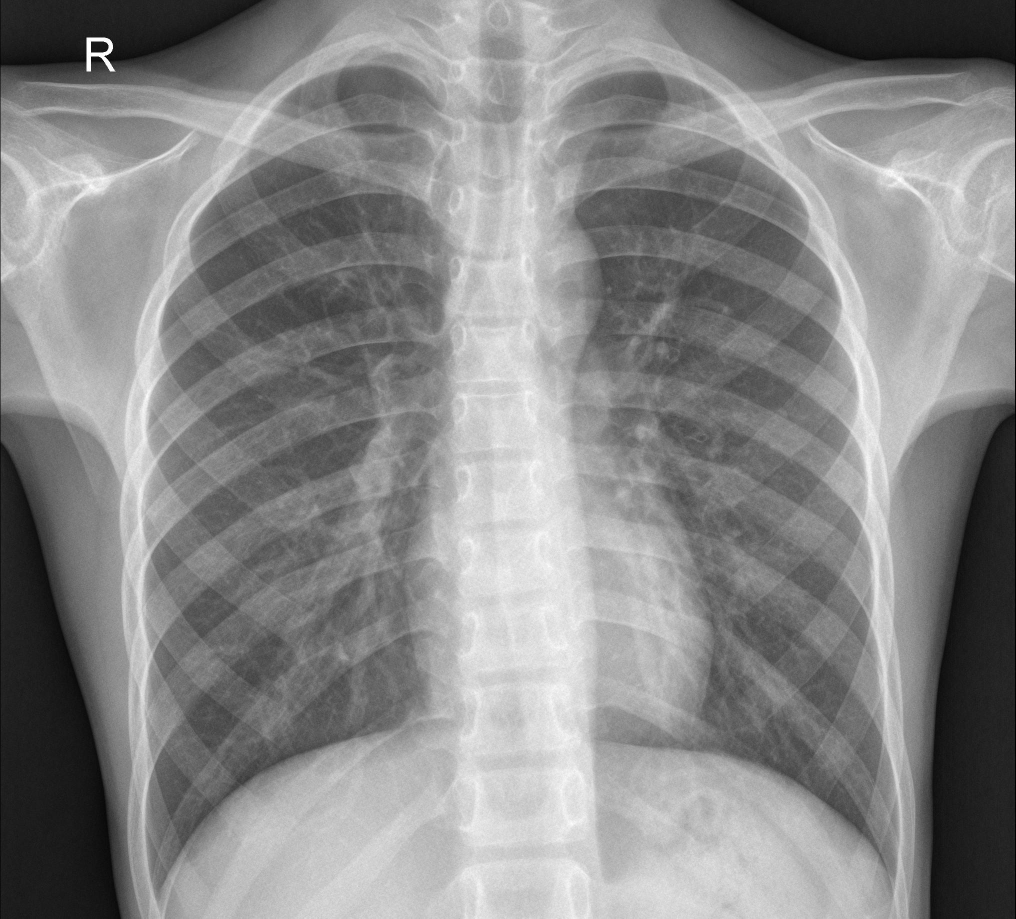
#> input picture pneumonia/dataset/chest_xray/test/NORMAL/IM-0005-0001.jpeg, 2031 x 1837 px, found by its file name (shown at 1/2 size); its folder holds only this picture in this run
$ jupyter execute --allow-errors model.ipynb
#> lines starting #> are read from the running program, lines starting #| are printed output that depends on the picture
[cell 1]
import opendatasets as od
od.download('https://www.kaggle.com/datasets/paultimothymooney/chest-xray-pneumonia')
#> (this line was passed over: opendatasets is not available in this run)

[cell 2]
import os
import cv2
import numpy as np
import matplotlib.pyplot as plt
import random
from tqdm import tqdm
from collections import Counter
import seaborn as sns
from sklearn.model_selection import train_test_split

[cell 3]
ROOT_DIR='medical/med_data/chest-xray-pneumonia/chest_xray/chest_xray'

SPLITS=['train','val','test']

LABEL_MAP = {"NORMAL": 0, "PNEUMONIA": 1}

def load_split(split_name, target_size=(224, 224), normalize=True):
    """
    Read every image inside ROOT_DIR / split_name / class_label,
    convert it to grayscale, resize, normalize (optional),
    expand the channel dimension, and return the images with labels.
    """
    images = []
    labels = []
    bad_files = []

    # Build the split path
    split_path = os.path.join(ROOT_DIR, split_name)

    for class_name, class_index in LABEL_MAP.items():
        class_path = os.path.join(split_path, class_name)
        if not os.path.exists(class_path):
            continue

        # Iterate through files in the class folder
        for filename in os.listdir(class_path):
            image_path = os.path.join(class_path, filename)

            # Get file extension safely
            _, ext = os.path.splitext(filename)
            if ext.lower() not in {".jpg", ".jpeg", ".png"}:
                continue

            # Read the image directly in grayscale
            img = cv2.imread(image_path, cv2.IMREAD_GRAYSCALE)
            if img is None:
                bad_files.append(image_path)
                continue

            # Resize to a fixed target size
            if target_size is not None:
                img = cv2.resize(img, target_size)

            # Normalize pixel values (0–1 range)
            if normalize:
                img = img.astype("float32") / 255.0

            # Expand channel axis to (H, W, 1)
            img = np.expand_dims(img, axis=-1)

            images.append(img)
            labels.append(class_index)

    if bad_files:
        print(f"[WARNING] Skipped {len(bad_files)} corrupted files in '{split_name}'")

    return images, labels

[cell 4]
# Load every split using the reusable function
x_train, y_train = load_split("train")
#> in load_split, img is the input picture: shape (1837, 2031); min 0, max 255, mean 136.2
#> in load_split, `img = cv2.resize(img, target_size)`:
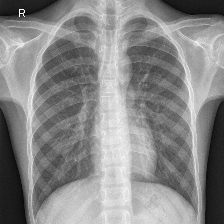
#> img: shape (224, 224); min 8, max 255, mean 136.2
#> pass 2 of the loop in load_split, `for class_name, class_index in LABEL_MAP.items():`:
#> x_train = 1 item; y_train = [0]
x_val, y_val     = load_split("val")
#> pass 2 of the loop in load_split, `for class_name, class_index in LABEL_MAP.items():`:
#> x_val = 1 item; y_val = [0]
x_test, y_test   = load_split("test")
#> pass 2 of the loop in load_split, `for class_name, class_index in LABEL_MAP.items():`:
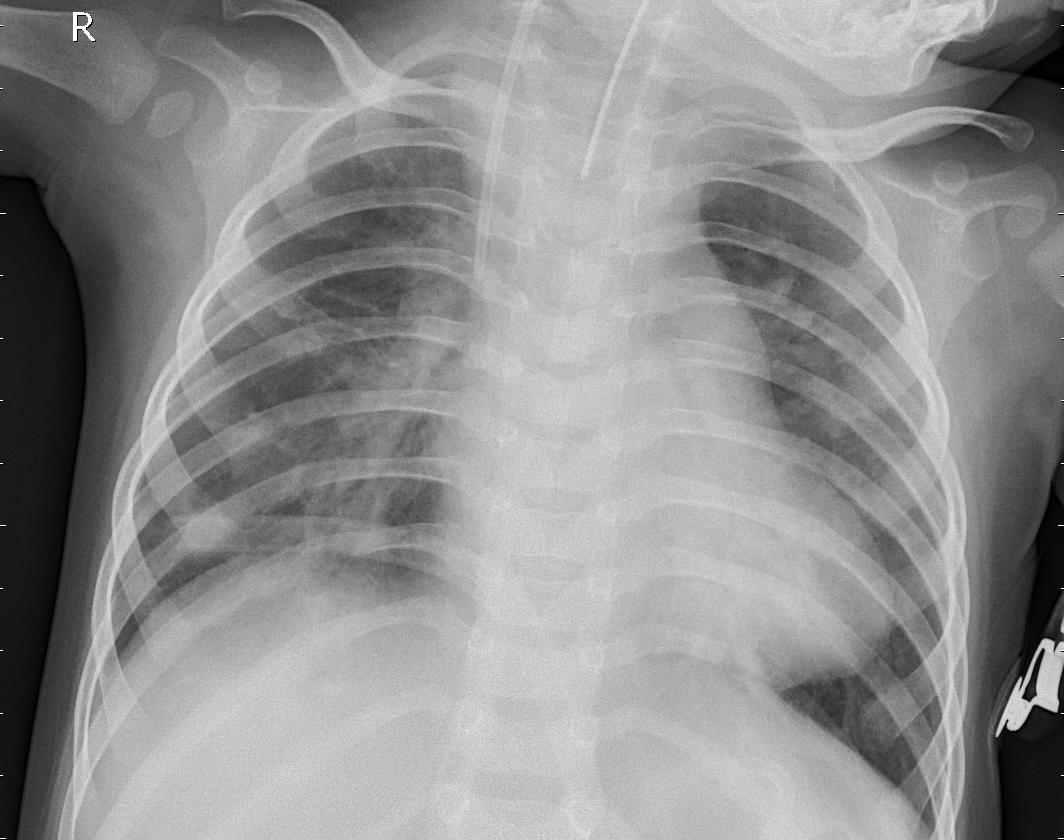
#> input picture pneumonia/dataset/chest_xray/test/PNEUMONIA/person101_bacteria_484.jpeg, 1064 x 840 px, found by its file name
#> in load_split, img is the input picture: shape (840, 1064); min 0, max 255, mean 142.6
#> in load_split (call 3), `img = cv2.resize(img, target_size)`:
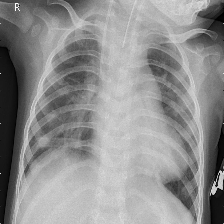
#> img: shape (224, 224); min 0, max 254, mean 142.5
#> x_test = 2 items; y_test = [0, 1]

# Convert lists to NumPy arrays
x_train, y_train = np.array(x_train), np.array(y_train)
x_val,   y_val   = np.array(x_val),   np.array(y_val)
x_test,  y_test  = np.array(x_test),  np.array(y_test)

[cell 5]
# Display the dataset stats
print(f"Train set: {x_train.shape}, labels: {y_train.shape}")
#| Train set: (1, 224, 224, 1), labels: (1,)
print(f"Validation set: {x_val.shape}, labels: {y_val.shape}")
#| Validation set: (1, 224, 224, 1), labels: (1,)
print(f"Test set: {x_test.shape}, labels: {y_test.shape}")
#| Test set: (2, 224, 224, 1), labels: (2,)

# Show class balance
print("Class balance in train:", Counter(y_train))
#| Class balance in train: Counter({0: 1})
print("Class balance in val:  ", Counter(y_val))
#| Class balance in val:   Counter({0: 1})
print("Class balance in test: ", Counter(y_test))
#| Class balance in test:  Counter({0: 1, 1: 1})
